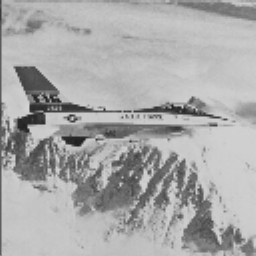
#> input picture lab3/jet.bmp, 256 x 256 px
$ jupyter execute lab3-home-assignment.ipynb
#> lines starting #> are read from the running program, lines starting #| are printed output that depends on the picture
# Zadanie domowe: BBHE i DSIHE

W klasycznym wyrównywaniu histogramu HE  po wykonaniu operacji jasność obrazu ulega zmianie.
Dało się to zaobserwować podczas przeprowadzonych eksperymentów.
Jeśli nie to należy uruchomić skrypt z sekcji A i zwrócić na to uwagę.
Średnia jasność dąży do środkowego poziomu szarości.
Jest to wada i dlatego klasyczne HE ma ograniczone zastosowanie.

Powstało sporo metod, które eliminują to niekorzystne zjawisko.
Najprostsze z nich polegają na dekompozycji obrazu wejściowego na dwa podobrazy (wg. pewnego kryterium).
Następnie operacja HE wykonywana jest dla tych podobrazów.

Dwie znane z literatury metody to:
- Bi-Histogram Equalization
- DSIHE - Dualistic Sub-Image Histogram Equalization

W metodzie BBHE za kryterium podziału przyjmuje się średnią jasność w obrazie.
W DSIHE obraz dzieli się na dwa podobrazy o takiej samej liczbie pikseli (jaśniejszych i ciemniejszych).

W ramach zadania należy zaimplementować wybraną metodę: BBHE lub DSIHE (ew. obie).

1. Wczytaj obraz *jet.bmp* i wylicz jego histogram.
2. W kolejnym kroku należy wyznaczyć próg podziału obrazu na dwa podobrazy (*lm*).
3. Dla BBHE wyznacz średnią jasność obrazu. Dla DSIHE można wykorzystać histogram skumulowany.
Należy znaleźć poziom jasności który znajduje się "w połowie" histogramu skumulowanego.
W tym celu warto stworzyć tablicę, zawierającą moduł histogramu skumulowanego pomniejszonego o połowę liczby pikseli.
Następnie znaleźć minimum - `np.argmin`.
4. Dalej należy podzielić histogram oryginalnego obrazu na dwa histogramy *H1* i *H2*.
Dla każdego z nich wyliczyć histogram skumulowany ($C_1$ i $C_2$) i wykonać normalizację.
Normalizacja polega na podzieleniu każdego histogramu przez jego największy element.
5. Na podstawie histogramów skumulowanych należy stworzyć przekształcenie LUT.
Należy tak przeskalować $C_1$ i $C_2$, aby uzyskać jednorodne przekształcenie.
Tablicę $C_1$ wystarczy pomnożyć przez próg podziału.
Tablicę $C_2$ należy przeskalować do przedziału: $<lm+1; 255>$, gdzie $lm$ jest progiem podziału.<br>
$C_{1n} = (lm)*C1;$<br>
$C_{2n} = lm+1 + (255-lm-1)*C2;$<br>
Następnie dwie części tablicy przekodowań należy połączyć.
6. Ostatecznie należy wykonać operację LUT i wyświetlić wynik wyrównywania histogramu.
Porównaj wynik operacji BBHE lub DSIHE z klasycznym HE.

[cell 1]
import cv2
import os
import requests
from matplotlib import pyplot as plt
import numpy as np

filename = "jet.bmp"
url      = "https://raw.githubusercontent.com/vision-agh/poc_sw/master/02_Point/"
if not os.path.exists(filename):
	r = requests.get(url + filename, allow_redirects=True)
	open(filename, 'wb').write(r.content)

[cell 2]
image     = cv2.imread(filename, cv2.COLOR_BGR2GRAY)
#> image is the input picture: shape (256, 256); min 32, max 213, mean 169.3
histogram = cv2.calcHist([image], [0], None, [256], [0, 256])
#> histogram = 256 values, max 2214 at index 195, min 0 at index 0, mean 256

fig, axs = plt.subplots(1, 2)
fig.set_size_inches(12, 5)
axs[0].imshow(image, "gray", vmin=0, vmax=256)
axs[0].axis("off")
axs[1].plot(histogram)
axs[1].grid()
plt.show()
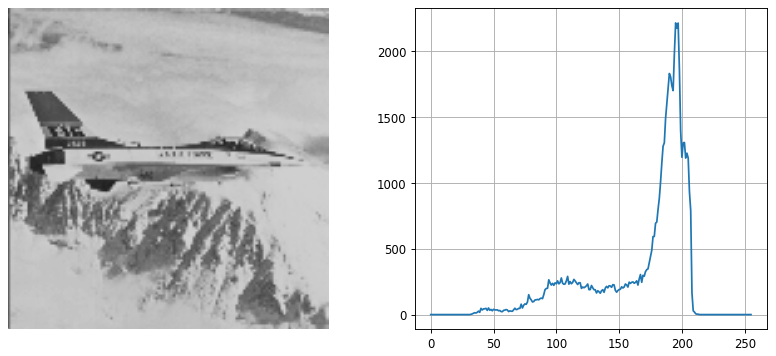
#> figure drawn by matplotlib, 2 panels; panel 2: curve peaks at x = 195, y = 2214

[cell 3]
def he_eeeeeee(threshold):
#> called with threshold = 169.3
  histograms             = [ np.where(histogram <= threshold)[0], np.where(histogram > threshold)[0] ]
  histograms_cumsum      = [ histograms[0].cumsum(), histograms[1].cumsum() ]
  histograms_cumsum_norm = [
    histograms_cumsum[0] / histograms_cumsum[0].max(),
    histograms_cumsum[1] / histograms_cumsum[1].max()
  ]

  histograms_cumsum_scaled = [
    threshold * histograms_cumsum_norm[0],
    threshold + 1 + (255 - threshold - 1) * histograms_cumsum_norm[1]
  ]
  histogram_cumsum_scaled = np.concatenate(histograms_cumsum_scaled)
#> histogram_cumsum_scaled = 256 values from 0 to 255

  image_lut = cv2.LUT(image, histogram_cumsum_scaled)
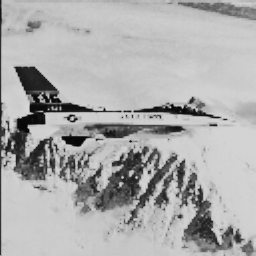
#> image_lut: shape (256, 256) float64; min 5.73, max 216, mean 172.5
  fig, axs = plt.subplots(1, 3)
  for ax in axs:
    ax.axis("off")
  fig.set_size_inches(18, 6)
  axs[0].imshow(image, "gray", vmin=0, vmax=255)
  axs[1].imshow(image_lut, "gray", vmin=0, vmax=255)
  axs[2].imshow(cv2.LUT(image, histogram.cumsum() / histogram.cumsum().max() * 255), "gray", vmin=0, vmax=255)
  plt.show()
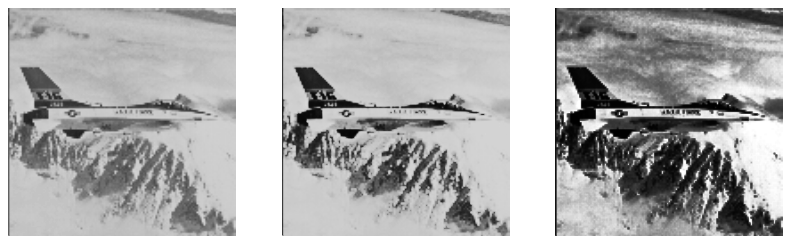
#> figure drawn by matplotlib, 3 panels

### Bi-Histogram Equalization (BBHE)

[cell 4]
he_eeeeeee(image.mean())

### Dualistic Sub-Image Histogram Equalization (DSIHE)

[cell 5]
image_size = image.shape[0] * image.shape[1]
#> image_size = 65536
he_eeeeeee(np.argmin(np.abs(histogram - image_size / 2)))
